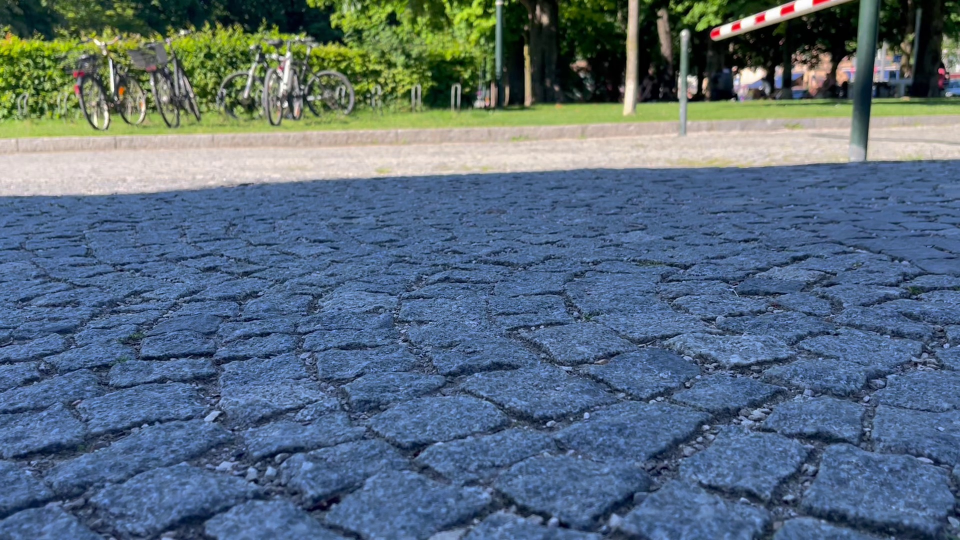
#> input picture CACAOM/Image/frames_010.jpg, 1920 x 1080 px, found by its file name (shown at 1/2 size)
$ python main.py
#> lines starting #> are read from the running program, lines starting #| are printed output that depends on the picture; after the words box and inside, x2 and y2 are one past the last pixel; in counts of white or black regions, pixels touching at a corner belong together
#> further down, image is the input picture: shape (1080, 1920, 3); mean B, G, R 124.9, 107.7, 88
### CACAOM/dotdetector.py
# -*- coding: utf-8 -*-
"""
Created on Tue Jun 21 09:19:10 2022
Library for detection of dots in images
@author: Zechen Wang
"""

import cv2
import numpy as np


def dotdetector(path_read,filename,minArea,maxArea,Convexity,Inertia):#Detect Blob features
    #path_read=r'C:\Users\m1380\CACAOM\Image'
    #defalut minArea=70
#> called with path_read = 'C:\\Users\\m1380\\CACAOM\\Image', filename = '\\frames_010.jpg', minArea = 130, maxArea = 800, Convexity = 0.91, Inertia = 0.5
    file=path_read+filename
    image = cv2.imread(file)
    image = cv2.cvtColor(image, cv2.COLOR_BGR2GRAY)
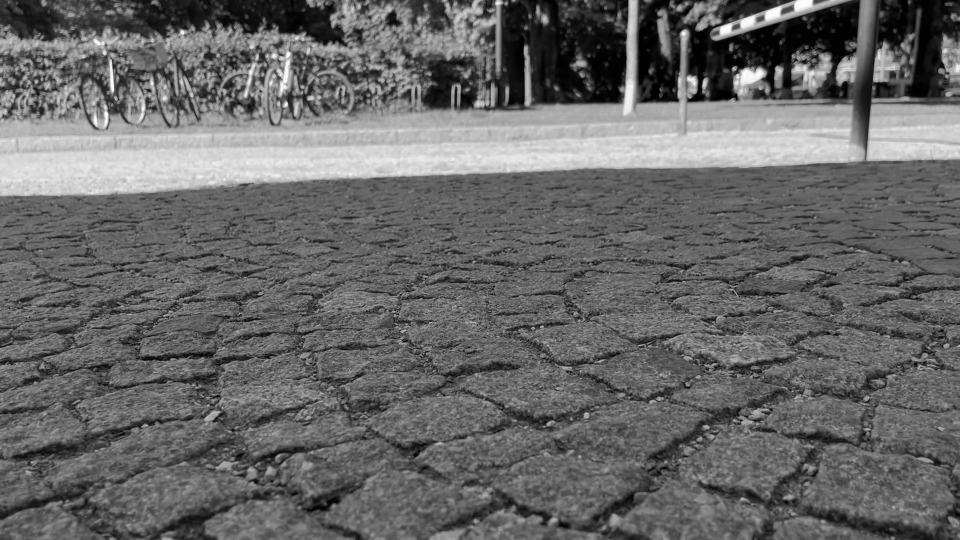
#> image: shape (1080, 1920) (shown at 1/2 size); min 0, max 255, mean 103.8
    #image = cv2.Canny(image, 10, 90)
    params = cv2.SimpleBlobDetector_Params()

    #change thresholds
#   params.minThreshold = 10;
#    params.maxThreshold = 200;

    #filter by area
    params.filterByArea = True   #setting up Blob detector
    params.minArea = minArea
    params.maxArea=maxArea

    # Filter by Circularity
    params.filterByCircularity = True
    params.minCircularity = 0.1

    # Filter by Convexity
    params.filterByConvexity = True
    params.minConvexity = Convexity


    # Filter by Inertia
    params.filterByInertia = True
    params.minInertiaRatio =Inertia

    detector = cv2.SimpleBlobDetector_create(params)
    keypoints = detector.detect(image)
#> keypoints = 1 keypoints; (x, y, size): (1785, 150, 15.6)
    return keypoints
    #blank = np.zeros((1, 1))
    #blobs = cv2.drawKeypoints(image, keypoints, blank, (0, 0, 255),cv2.DRAW_MATCHES_FLAGS_DRAW_RICH_KEYPOINTS)

def crosscompare(contour,keypoints,threshold=100):

    N=len(keypoints)
    new_keypoints=keypoints
    for i in range(N):
        (x,y) = keypoints[i].pt
        dst = cv2.pointPolygonTest(contour, (x,y), True)
        if dst>=threshold:
            new_keypoints[i]=0
    new_keypoints=[i for i in new_keypoints if i != 0]
    return new_keypoints

# [21 lines left out: function select, not called in this run]


### CACAOM/tracker.py
# -*- coding: utf-8 -*-
"""
Created on Tue Jun 21 15:22:50 2022

@author: Zechen Wang
"""
import os
import cv2
import numpy as np
from dotdetector import *
from video2image import *
from footdetector import *
def tracker(path_read,filename,crosscompare_imp=True,minArea=110,maxArea=500,ksize1=(9,9),ksize2=(3,3),Convexity=0.93,inertia=0.1,select_imp=True,dst_threshold=100):
    position=[]
    #path_read=r'C:\Users\m1380\CACAOM\Video'
    #path_write=r'C:\Users\m1380\CACAOM\Image'
    #video2image(path_read,path_write,'\\IMG_3997.MOV',10)# transform video to picture
    file=path_read+filename#load the file
    image=cv2.imread(file)
    keypoints=dotdetector(path_read,filename,minArea,maxArea,Convexity,inertia)#using blob to extract feature points,minArea suggest the size
#> keypoints = 1 keypoints; (x, y, size): (1785, 150, 15.6)
                                                                            #of the blob features

    max_contour=footdetector(path_read,filename,ksize1,ksize2)#using Canny&Contour to find the contour of
                                                                               #feet
    if crosscompare_imp==False:
        new_keypoints=keypoints
    else:                                                                       #new_keypoints=keypoints
        new_keypoints=crosscompare(max_contour,keypoints,dst_threshold)  # eliminate feature points which are not on feet

    #detect foot and Blob features and ensure that features are on foot

    if select_imp==True:
        new_keypoints,position=select(new_keypoints)
    blank = np.zeros((1, 1))
    blobs = cv2.drawKeypoints(image, new_keypoints, blank, (0, 0, 255),cv2.DRAW_MATCHES_FLAGS_DRAW_RICH_KEYPOINTS)
    cv2.drawContours(image,max_contour, -1, (0,255,0), 3) #Draw biggest contour


    return position,blobs,max_contour

### CACAOM/footdetector.py
# -*- coding: utf-8 -*-
"""
Created on Tue Jun 21 10:51:02 2022
Detection of foot

@author: Zechen Wang
"""
import cv2
import numpy as np
def footdetector(path,filename,ksize1=(9,9),ksize2=(3,3)):
#> called with path = 'C:\\Users\\m1380\\CACAOM\\Image', filename = '\\frames_010.jpg', ksize1 = (3, 3), ksize2 = (5, 5)
    file=path+filename
    image=cv2.imread(file)
    im_bw = cv2.cvtColor(image, cv2.COLOR_RGB2GRAY)
    im_bw=cv2.GaussianBlur(im_bw, ksize1, 0)
    im_bw = cv2.Canny(im_bw, 10, 90)
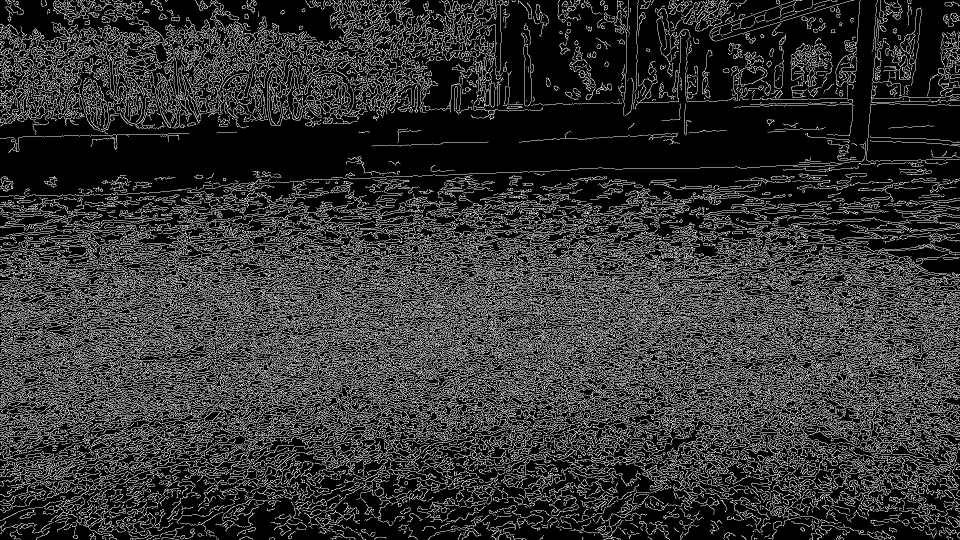
#> im_bw: shape (1080, 1920) (shown at 1/2 size); 19.8% white in thin lines or dots
    im_bw=cv2.GaussianBlur(im_bw, ksize2, 0)


    contours, hierarchy = cv2.findContours(im_bw, cv2.RETR_TREE, cv2.CHAIN_APPROX_SIMPLE)
#> contours = 5248 contours, 3818 with area under 20; largest, box (x1, y1, x2, y2) and area: (0, 0, 1920, 1080) 1354648, (0, 0, 1723, 308) 303683, (1351, 42, 1569, 202) 13069, (1487, 363, 1679, 411) 4688, (848, 114, 946, 218) 4554

    # Find the index of the largest contour
    areas = [cv2.contourArea(c) for c in contours]
#> areas = 5248 values, max 1354648.5 at index 99, min 2 at index 15, mean 361.2
    max_index = np.argmax(areas)
#> max_index = 99
    cnt=contours[max_index]
#> cnt = contour of 6467 points, box (x1, y1, x2, y2) (0, 0, 1920, 1080), area 1354648

    return cnt

    cv2.imshow('contour',image)
    cv2.imshow('blur',im_bw)
    cv2.waitKey()

### CACAOM/main.py
# -*- coding: utf-8 -*-
"""
Created on Mon Jul  4 12:54:52 2022

@author: m1380
"""

import os
import numpy as np
from tracker import *
from video2image import *
path_read=r'C:\Users\m1380\CACAOM\Image'
for i in range(10,200,10): # loop over all frames
    if i<100:
        filename='\\frames_0'+str(i)+'.jpg'
    else:
        filename='\\frames_'+str(i)+'.jpg'
    file=path_read+filename
    image=cv2.imread(file)


    position,blobs,contour=tracker(path_read,filename,minArea=130,maxArea=800,Convexity=0.91,inertia=0.5,
                                   crosscompare_imp=True,ksize1=(3,3),ksize2=(5,5),dst_threshold=10,
                                   select_imp=True)
#> in tracker, `max_contour=footdetector(path_read,filename,ksize1,ksize2)#using Canny..`: max_contour has the same summary as cnt in footdetector
#> in crosscompare, `N=len(keypoints)`: N = 1
#> in crosscompare, `new_keypoints=keypoints`: new_keypoints = 1 keypoints; (x, y, size): (1785, 150, 15.6)
#> the loop in crosscompare, `for i in range(N):` made 1 pass
#> (x, y, dst) on pass 1: (1784.9, 149.8, 38.75)
#> (the run stopped early here; a loop or call above may not have finished)
